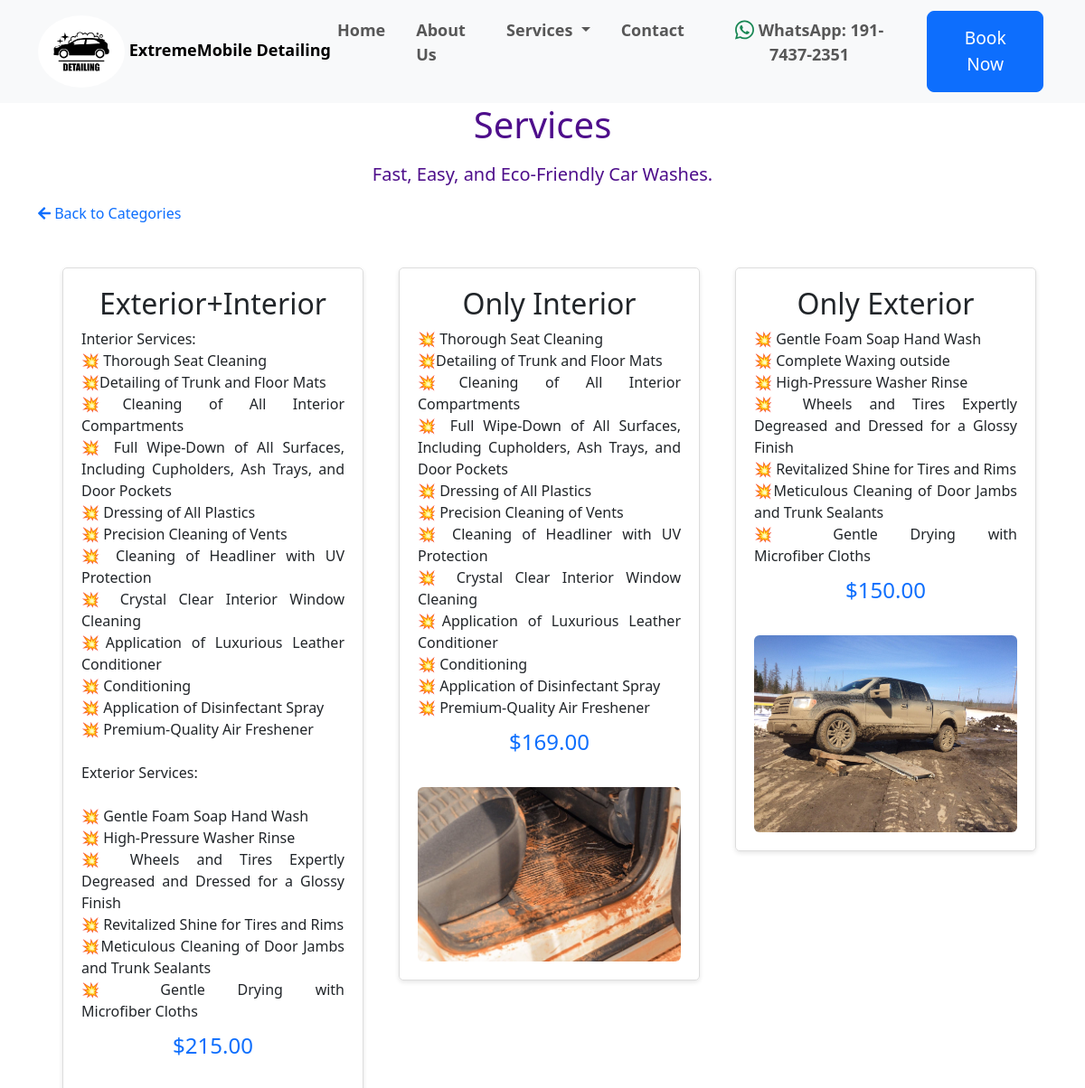
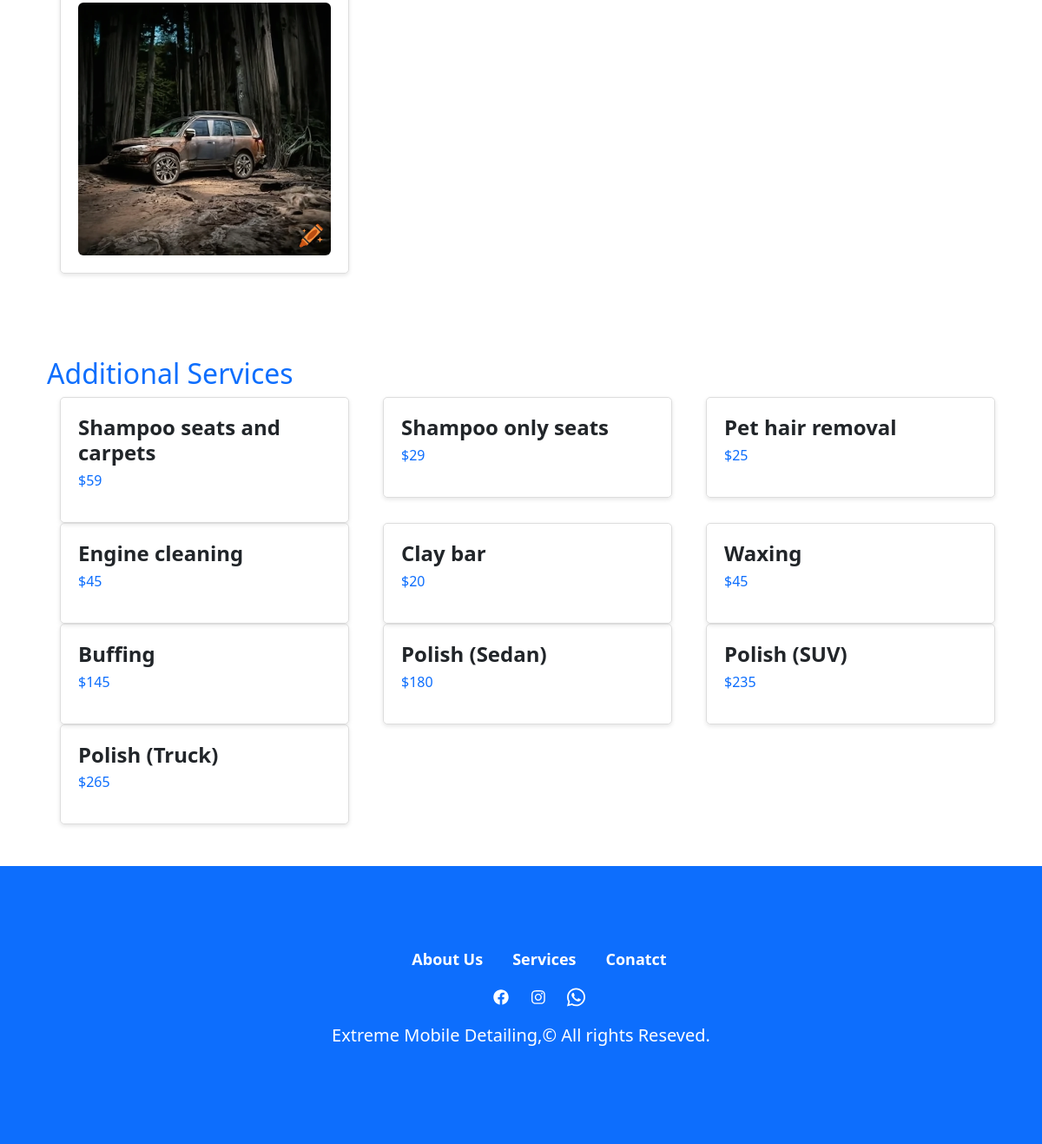
The page /category-service-list/3 on the database its author committed (2 pictures, top to bottom).
### todo/models.py (models this page shows, shortened)
class CarService(models.Model):
    title = models.CharField(max_length=100)
    description = models.TextField()
    before_pics = models.ImageField()
    after_pics = models.ImageField()
    price = models.DecimalField(max_digits=8, decimal_places=2)
    categories = models.ForeignKey( Category,on_delete=models.CASCADE)

### todo/views.py (the view)
# urls.py: path('category-service-list/<int:cat_id>',views.category_service_list,name='category-service-list'),
def category_service_list(request, cat_id):
    additional_services = [
        {'title': 'Shampoo seats and carpets', 'price': 59},
        {'title': 'Shampoo only seats', 'price': 29},
        {'title': 'Pet hair removal', 'price': 25},
        {'title': 'Engine cleaning', 'price': 45},
        {'title': 'Clay bar', 'price': 20},
        {'title': 'Waxing', 'price': 45},
        {'title': 'Buffing', 'price': 145},
        {'title': 'Polish (Sedan)', 'price': 180},
        {'title': 'Polish (SUV)', 'price': 235},
        {'title': 'Polish (Truck)', 'price': 265},
    ]
    category = Category.objects.get(id=cat_id)
    data = CarService.objects.filter(categories=category).order_by('-id')
    return render(request, 'services_list.html', {'data': data, 'additional_services': additional_services})

### templates/services_list.html (shortened to what this page needs)
{% extends "base.html" %}
{% block content %}
<section class="section-content">
  <div class="container">
    <div class="row">
      <div class="col-md-12">
        <h1 class="text-center mb-3" style="color: rgb(78, 14, 139)">Services</h1>
        <p class="lead text-center" style="color: rgb(78, 14, 139);">Fast, Easy, and Eco-Friendly Car Washes.</p>
      </div>
    </div>
  </div>
</section>
<div class="container">
  <a href="{% url 'category_list' %}" style="text-decoration: none;"><i class="fas fa-arrow-left"></i> Back to Categories</a>
</div>
<div class="container">
  <section class="services py-5">
      <div class="services-container">
          <div class="container">
              <div class="row">
                  {% for c in data %}
                  <div class="col-md-4">
                      <div class="service-card d-flex flex-column align-items-center text-center">
                          <h2>{{c.title}}</h2>
                          <div class="description mb-2">
                              {{ c.description|linebreaksbr }}
                          </div>
                          <div class="d-flex justify-content-between align-items-center mb-3">
                              <span class="d-flex fw-medium fs-4">
                                  <p class="text text-primary"><span class="price">${{c.price}}</span></p>
                              </span>
                          </div>
                          <div class="before-after d-flex overflow-hidden">
                              <img src="{{c.before_pics.url}}" alt="Dirty car" class="before rounded">
                          </div>
                      </div>
                  </div>
                  {% endfor %}
              </div>
          </div>
      </div>
  </section>
  <section class="additional-services py-5">
      <div class="container">
          <h2 class="text text-primary">Additional Services</h2>
          <div class="row">
              {% for service in additional_services %}
              <div class="col-md-4">
                  <div class="service-card">
                      <h4 class="service-title">{{ service.title }}</h4>
                      <p class="service-price text-primary">${{ service.price }}</p>
                  </div>
              </div>
              {% endfor %}
          </div>
      </div>
  </section>
</div>
{% endblock content %}

### templates/services_list.html (style rules this page uses)
.service-card { margin-left: 15px; padding: 20px; border: 1px solid #ddd; border-radius: 5px; box-shadow: 0 2px 5px rgba(0, 0, 0, 0.1); transition: all 0.2s ease-in-out; }
.service-title { font-weight: bold; margin-bottom: 5px; }
.service-card { transition: transform 0.3s ease-in-out; }
.before-after { position: relative; }
.before-after img { width: 100%; height: auto; }
.description { text-align: justify; }

### rows shown on the page
CarService: title "Exterior+Interior", description "Interior Services: 💥 Thorough Seat Cleaning 💥Detailing of Trunk and Floor Mats 💥Cleaning of All Interior Compartments 💥 Full Wipe-Down of All Surfaces, Including Cupholders, Ash Trays, and Door Pockets 💥 Dressing of All Plastics 💥 Precision Cleaning of Vents 💥 Cleaning of Headliner with UV Protection 💥 Crystal Clear Interior Window Cleaning 💥Application of Luxurious Leather Conditioner 💥 Conditioning 💥 Application of Disinfectant Spray 💥 Premium-Quality Air Freshener Exterior Services: 💥 Gentle Foam Soap Hand Wash 💥 High-Pressure Washer Rinse 💥 Wheels and Tires Expertly Degreased and Dressed for a Glossy Finish 💥 Revitalized Shine for Tires and Rims 💥Meticulous Cleaning of Door Jambs and…", price "215.00", before_pics (picture)
CarService: title "Only Interior", description "💥 Thorough Seat Cleaning 💥Detailing of Trunk and Floor Mats 💥Cleaning of All Interior Compartments 💥 Full Wipe-Down of All Surfaces, Including Cupholders, Ash Trays, and Door Pockets 💥 Dressing of All Plastics 💥 Precision Cleaning of Vents 💥 Cleaning of Headliner with UV Protection 💥 Crystal Clear Interior Window Cleaning 💥Application of Luxurious Leather Conditioner 💥 Conditioning 💥 Application of Disinfectant Spray 💥 Premium-Quality Air Freshener", price "169.00", before_pics (picture)
CarService: title "Only Exterior", description "💥 Gentle Foam Soap Hand Wash 💥 Complete Waxing outside 💥 High-Pressure Washer Rinse 💥 Wheels and Tires Expertly Degreased and Dressed for a Glossy Finish 💥 Revitalized Shine for Tires and Rims 💥Meticulous Cleaning of Door Jambs and Trunk Sealants 💥 Gentle Drying with Microfiber Cloths", price "150.00", before_pics (picture)

### other values the page prints
{{ service.title }} "Shampoo seats and carpets" "Shampoo only seats" "Pet hair removal" "Engine cleaning" "Clay bar" "Waxing" "Buffing" "Polish (Sedan)" "Polish (SUV)" "Polish (Truck)"
{{ service.price }} "59" "29" "25" "45" "20" "45" "145" "180" "235" "265"
